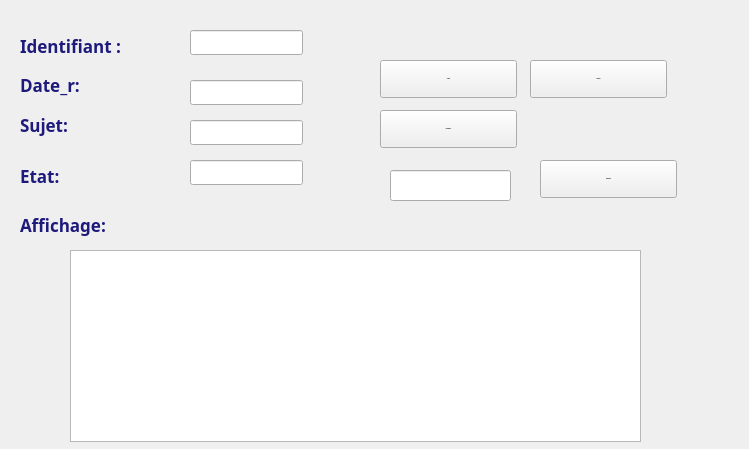
        <widget class="QWidget" name="scrollAreaWidgetContents_3">
         <property name="geometry">
          <rect>
           <x>0</x>
           <y>0</y>
           <width>749</width>
           <height>449</height>
          </rect>
         </property>
         <widget class="QLineEdit" name="l_id_rec">
          <property name="geometry">
           <rect>
            <x>190</x>
            <y>30</y>
            <width>113</width>
            <height>25</height>
           </rect>
          </property>
         </widget>
         <widget class="QLabel" name="label_33">
          <property name="geometry">
           <rect>
            <x>20</x>
            <y>30</y>
            <width>161</width>
            <height>31</height>
           </rect>
          </property>
          <property name="font">
           <font>
            <family>Pristina</family>
            <pointsize>13</pointsize>
            <weight>75</weight>
            <bold>true</bold>
           </font>
          </property>
          <property name="styleSheet">
           <string notr="true">border-color: rgb(0, 0, 127);
color: rgb(30, 26, 124);</string>
          </property>
          <property name="text">
           <string>Identifiant :</string>
          </property>
         </widget>
         <widget class="QLabel" name="label_34">
          <property name="geometry">
           <rect>
            <x>20</x>
            <y>69</y>
            <width>171</width>
            <height>31</height>
           </rect>
          </property>
          <property name="font">
           <font>
            <family>Pristina</family>
            <pointsize>13</pointsize>
            <weight>75</weight>
            <bold>true</bold>
           </font>
          </property>
          <property name="styleSheet">
           <string notr="true">border-color: rgb(0, 0, 127);
color: rgb(30, 26, 124);</string>
          </property>
          <property name="text">
           <string>Date_r:</string>
          </property>
         </widget>
         <widget class="QLineEdit" name="ldater">
          <property name="geometry">
           <rect>
            <x>190</x>
            <y>80</y>
            <width>113</width>
            <height>25</height>
           </rect>
          </property>
         </widget>
         <widget class="QPushButton" name="pb_supprimersirine_rec">
          <property name="geometry">
           <rect>
            <x>540</x>
            <y>160</y>
            <width>137</width>
            <height>38</height>
           </rect>
          </property>
          <property name="font">
           <font>
            <family>Arial</family>
            <pointsize>-1</pointsize>
            <weight>75</weight>
            <bold>true</bold>
           </font>
          </property>
          <property name="styleSheet">
           <string notr="true">color: rgb(0, 0, 0);


 </string>
          </property>
          <property name="text">
           <string>Supprimer</string>
          </property>
         </widget>
         <widget class="QLabel" name="label_35">
          <property name="geometry">
           <rect>
            <x>20</x>
            <y>209</y>
            <width>101</width>
            <height>31</height>
           </rect>
          </property>
          <property name="font">
           <font>
            <family>Pristina</family>
            <pointsize>13</pointsize>
            <weight>75</weight>
            <bold>true</bold>
           </font>
          </property>
          <property name="styleSheet">
           <string notr="true">border-color: rgb(0, 0, 127);
color: rgb(30, 26, 124);</string>
          </property>
          <property name="text">
           <string>Affichage:</string>
          </property>
         </widget>
         <widget class="QPushButton" name="pb_ajout_recsirine">
          <property name="geometry">
           <rect>
            <x>380</x>
            <y>60</y>
            <width>137</width>
            <height>38</height>
           </rect>
          </property>
          <property name="font">
           <font>
            <family>Arial</family>
            <pointsize>-1</pointsize>
            <weight>75</weight>
            <bold>true</bold>
           </font>
          </property>
          <property name="styleSheet">
           <string notr="true">color: rgb(0, 0, 0);</string>
          </property>
          <property name="text">
           <string>Ajouter</string>
          </property>
         </widget>
         <widget class="QPushButton" name="pb_modi_recsirine">
          <property name="geometry">
           <rect>
            <x>530</x>
            <y>60</y>
            <width>137</width>
            <height>38</height>
           </rect>
          </property>
          <property name="font">
           <font>
            <family>Arial</family>
            <pointsize>-1</pointsize>
            <weight>75</weight>
            <bold>true</bold>
           </font>
          </property>
          <property name="styleSheet">
           <string notr="true">color: rgb(0, 0, 0);</string>
          </property>
          <property name="text">
           <string>Modifier</string>
          </property>
         </widget>
         <widget class="QLineEdit" name="l_sujet">
          <property name="geometry">
           <rect>
            <x>190</x>
            <y>120</y>
            <width>113</width>
            <height>25</height>
           </rect>
          </property>
         </widget>
         <widget class="QLabel" name="label_36">
          <property name="geometry">
           <rect>
            <x>20</x>
            <y>109</y>
            <width>69</width>
            <height>31</height>
           </rect>
          </property>
          <property name="font">
           <font>
            <family>Pristina</family>
            <pointsize>13</pointsize>
            <weight>75</weight>
            <bold>true</bold>
           </font>
          </property>
          <property name="styleSheet">
           <string notr="true">border-color: rgb(0, 0, 127);
color: rgb(30, 26, 124);</string>
          </property>
          <property name="text">
           <string>Sujet:</string>
          </property>
         </widget>
         <widget class="QLineEdit" name="l_etat">
          <property name="geometry">
           <rect>
            <x>190</x>
            <y>160</y>
            <width>113</width>
            <height>25</height>
           </rect>
          </property>
         </widget>
         <widget class="QLabel" name="label_37">
          <property name="geometry">
           <rect>
            <x>20</x>
            <y>160</y>
            <width>69</width>
            <height>31</height>
           </rect>
          </property>
          <property name="font">
           <font>
            <family>Pristina</family>
            <pointsize>13</pointsize>
            <weight>75</weight>
            <bold>true</bold>
           </font>
          </property>
          <property name="styleSheet">
           <string notr="true">border-color: rgb(0, 0, 127);
color: rgb(30, 26, 124);</string>
          </property>
          <property name="text">
           <string>Etat:</string>
          </property>
         </widget>
         <widget class="QTableView" name="tab_recl">
          <property name="geometry">
           <rect>
            <x>70</x>
            <y>250</y>
            <width>571</width>
            <height>192</height>
           </rect>
          </property>
         </widget>
         <widget class="QLineEdit" name="l_supp_rec">
          <property name="geometry">
           <rect>
            <x>390</x>
            <y>170</y>
            <width>121</width>
            <height>31</height>
           </rect>
          </property>
         </widget>
         <widget class="QPushButton" name="pb_rein_recsirine">
          <property name="geometry">
           <rect>
            <x>380</x>
            <y>110</y>
            <width>137</width>
            <height>38</height>
           </rect>
          </property>
          <property name="font">
           <font>
            <family>Arial</family>
            <pointsize>-1</pointsize>
            <weight>75</weight>
            <bold>true</bold>
           </font>
          </property>
          <property name="styleSheet">
           <string notr="true">color: rgb(0, 0, 0);</string>
          </property>
          <property name="text">
           <string>Reintialiser</string>
          </property>
         </widget>
        </widget>
